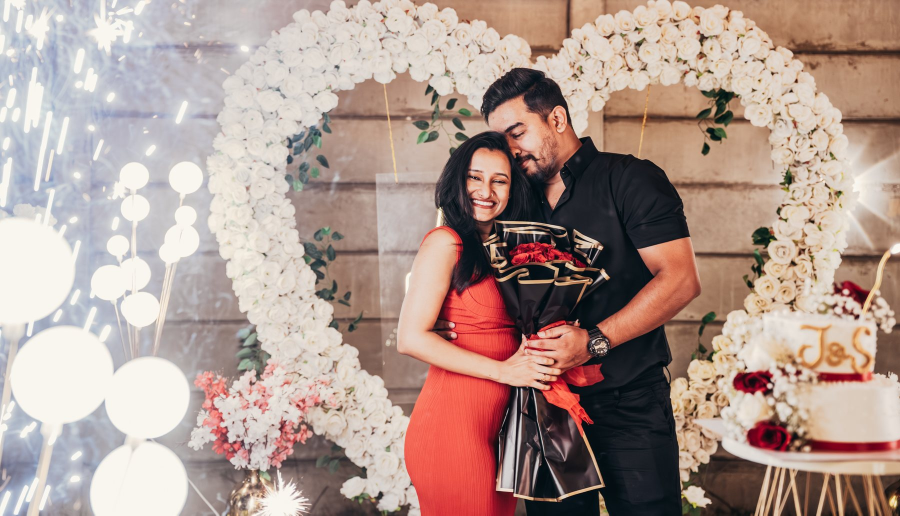
#> input picture assets/source/bouquet.jpg, 1800 x 1031 px, found by its file name (shown at 1/2 size)
$ python grade.py
#> lines starting #> are read from the running program, lines starting #| are printed output that depends on the picture
#!/usr/bin/env python3
"""
Chungking Express grade for the wedding invitation stills.

Wong Kar-wai's look is not a filter, it is a lighting decision: one warm
practical source against one cool ambient, with everything between them
crushed. We reproduce that with a split-tone (teal shadows / tungsten
highlights), a bright-pass bloom so the sparklers and string lights halate
the way they do on film stock, fine grain, and a vignette that keeps the
frame's corners in the dark.

The black-and-white proposal frames get a tritone instead — night, jade,
tungsten — so the neon sign reads amber rather than grey.

Usage:  python3 tools/grade.py
Inputs: assets/source/*.jpg   Outputs: assets/ce/*.webp
"""

import numpy as np
from PIL import Image, ImageOps, ImageFilter, ImageChops, ImageDraw, ImageEnhance

# ── palette (matches docs/chungking-express-design-plan.md §3) ──────────
NIGHT_TINT = (8, 13, 15)
JADE_TINT = (34, 68, 62)
CREAM_TINT = (255, 233, 185)


def _lut(fn):
    return [max(0, min(255, int(fn(i)))) for i in range(256)]


def expose(im, stops=0.88):
    """Pull the frame down before grading — WKW frames sit dark."""
    return im.point(_lut(lambda x: x * stops) * 3)


def split_tone(im, shadow_teal=38.0, highlight_warm=24.0, cool_high=36.0):
    """Teal into the shadows, tungsten into the highlights."""
    r, g, b = im.split()
    r = r.point(_lut(lambda x: x + highlight_warm * (x / 255) ** 2))
    g = g.point(_lut(lambda x: x + shadow_teal * 0.55 * (1 - x / 255) ** 2))
    b = b.point(_lut(lambda x: x + shadow_teal * (1 - x / 255) ** 2
                              - cool_high * (x / 255) ** 2.2))
    return Image.merge("RGB", (r, g, b))


def s_curve(im, amount=0.52):
    """Filmic contrast — lifts the separation without clipping the reds."""
    def f(x):
        t = x / 255.0
        return 255 * (t + amount * (t * t * (3 - 2 * t) - t))
    lut = _lut(f)
    return im.point(lut * 3)


def cool_ambient(im, center=46.0, width=30.0, desat=0.52, cool=10.0):
    """
    Wong Kar-wai never lets the ambient compete with the practical light.
    Here the warm room — the timber wall, the amber spill — is pulled toward
    neutral so the one saturated thing left in frame is the red. Skin and the
    dress sit below the band and are untouched.
    """
    hsv = np.asarray(im.convert("HSV"), dtype=np.float32)
    h = hsv[..., 0] * (360.0 / 255.0)
    band = np.exp(-((h - center) ** 2) / (2 * width ** 2))
    hsv[..., 1] *= (1.0 - desat * band)
    out = Image.fromarray(hsv.astype(np.uint8), "HSV").convert("RGB")

    rgb = np.asarray(out, dtype=np.float32)
    rgb[..., 2] = np.clip(rgb[..., 2] + cool * band, 0, 255)
    rgb[..., 0] = np.clip(rgb[..., 0] - cool * 0.6 * band, 0, 255)
    return Image.fromarray(rgb.astype(np.uint8), "RGB")


def bloom(im, threshold=204, radius=30, strength=0.40):
    """Bright-pass halation. This is what sells the sparklers."""
    bright = im.point(_lut(lambda x: 0 if x < threshold
                           else (x - threshold) * (255 / (255 - threshold))) * 3)
    bright = bright.filter(ImageFilter.GaussianBlur(radius))
    bright = bright.point(_lut(lambda x: x * strength) * 3)
    return ImageChops.screen(im, bright)


def grain(im, sigma=7.0, opacity=0.42):
    noise = Image.effect_noise(im.size, sigma).convert("RGB")
    return Image.blend(im, ImageChops.overlay(im, noise), opacity)


def vignette(im, strength=0.56):
    w, h = im.size
    mask = Image.new("L", (w, h), 0)
    d = ImageDraw.Draw(mask)
    inset_x, inset_y = int(w * 0.10), int(h * 0.06)
    d.ellipse([-inset_x, -inset_y, w + inset_x, h + inset_y], fill=255)
    mask = mask.filter(ImageFilter.GaussianBlur(min(w, h) * 0.16))
    dark = im.point(_lut(lambda x: x * (1 - strength)) * 3)
    return Image.composite(im, dark, mask)


def tritone(gray, black=NIGHT_TINT, mid=JADE_TINT, white=CREAM_TINT, pivot=88):
    """Map a monochrome frame onto night → jade → tungsten."""
    def channel(i):
        lo, md, hi = black[i], mid[i], white[i]
        def f(x):
            if x <= pivot:
                return lo + (md - lo) * (x / pivot)
            return md + (hi - md) * ((x - pivot) / (255 - pivot))
        return _lut(f)
    r, g, b = (gray.point(channel(i)) for i in range(3))
    return Image.merge("RGB", (r, g, b))


def step_print(im, layers=((26, 0.15), (15, 0.28), (7, 0.50)), keep=0.40):
    """
    Wong Kar-wai's step-printing: the frame smears, one thing stays sharp.
    Offset copies are blurred and screened back in, then masked away from
    the centre so the couple holds while the room around them drags.
    """
    w, h = im.size
    smear = im.copy()
    for dx, alpha in layers:
        ghost = ImageChops.offset(im, dx, 0).filter(ImageFilter.GaussianBlur(dx / 3.2))
        smear = Image.blend(smear, ghost, alpha)

    mask = Image.new("L", (w, h), 255)
    d = ImageDraw.Draw(mask)
    rx, ry = int(w * keep), int(h * keep * 1.35)
    d.ellipse([w // 2 - rx, h // 2 - ry, w // 2 + rx, h // 2 + ry], fill=0)
    mask = mask.filter(ImageFilter.GaussianBlur(min(w, h) * 0.10))
    return Image.composite(smear, im, mask)


def fit(im, width, box=None):
    if box:
        im = im.crop(box)
    width = min(width, im.width)
    ratio = width / im.width
    return im.resize((width, max(1, int(im.height * ratio))), Image.LANCZOS)


def save(im, path, quality=78):
    im.save(path, "WEBP", quality=quality, method=6)
    import os
    print(f"  {path:34s} {im.width}x{im.height}  {os.path.getsize(path)/1024:6.1f} KB")


def main():
    print("colour frame — the bouquet")
    src = Image.open("assets/source/bouquet.jpg").convert("RGB")
#> src is the input picture: PIL image 1800x1031 RGB; mean R, G, B 176, 153.3, 144.9
    g = cool_ambient(split_tone(s_curve(expose(src))))
#> in expose, `return im.point(_lut(lambda x: x * stops) * 3)`:
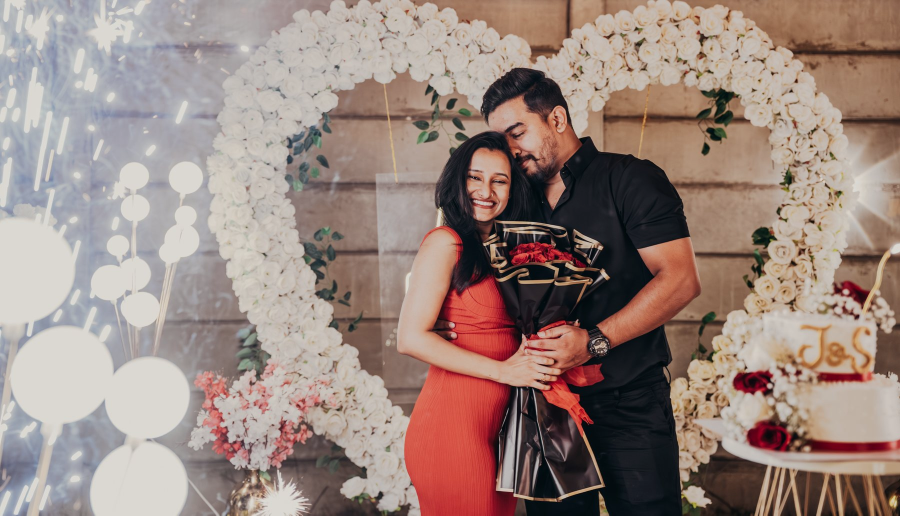
#> returned value: PIL image 1800x1031 RGB (shown at 1/2 size); mean R, G, B 154.4, 134.5, 127
#> in f, `t = x / 255.0`: t = 0
#> in s_curve, `lut = _lut(f)`: lut = 256 values from 0 to 255
    g = ImageEnhance.Color(g).enhance(1.38)      # the red dress is the subject
#> g: PIL image 1800x1031 RGB
    g = vignette(grain(bloom(g)))
#> in grain, `noise = Image.effect_noise(im.size, sigma).convert("RGB")`:
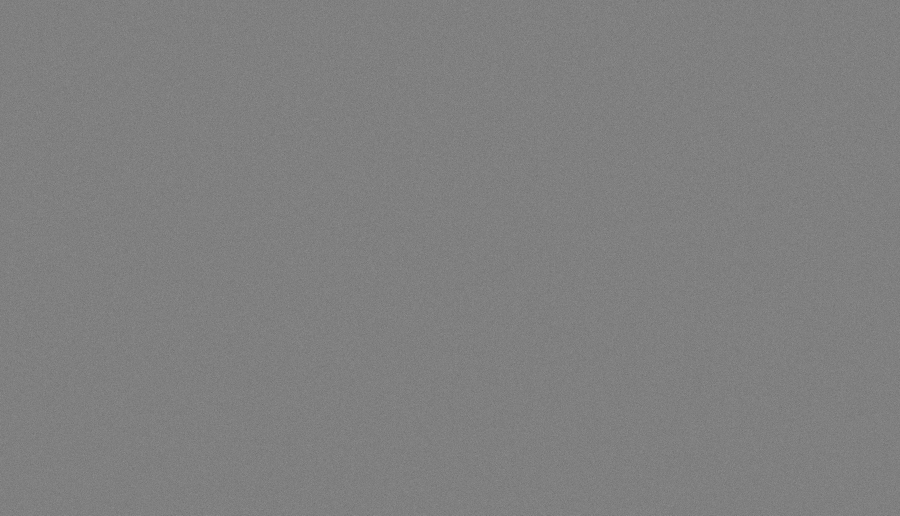
#> noise: PIL image 1800x1031 RGB (shown at 1/2 size); min 90, max 160, mean 127.5
#> in vignette, `w, h = im.size`: w = 1800; h = 1031
#> in vignette, `mask = Image.new("L", (w, h), 0)`: mask: PIL image 1800x1031 L; every value is 0
#> in vignette, `inset_x, inset_y = int(w * 0.10), int(h * 0.06)`: inset_x = 180; inset_y = 61
    save(fit(g, 1500), "assets/ce/bouquet.webp")
#|   assets/ce/bouquet.webp             1500x859   101.8 KB
    save(fit(step_print(g), 1500), "assets/ce/bouquet-smear.webp")
#> after the loop in step_print, `for dx, alpha in layers:`:
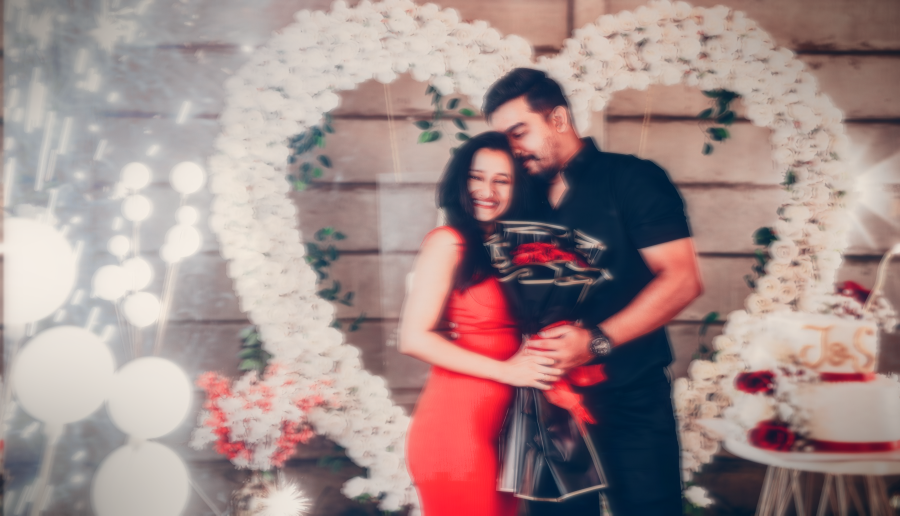
#> smear: PIL image 1800x1031 RGB (shown at 1/2 size); mean R, G, B 162.7, 140.5, 139.2
#> in step_print, `mask = Image.new("L", (w, h), 255)`: mask: PIL image 1800x1031 L; every value is 255
#> in step_print, `mask = mask.filter(ImageFilter.GaussianBlur(min(w, h) * 0.10))`:
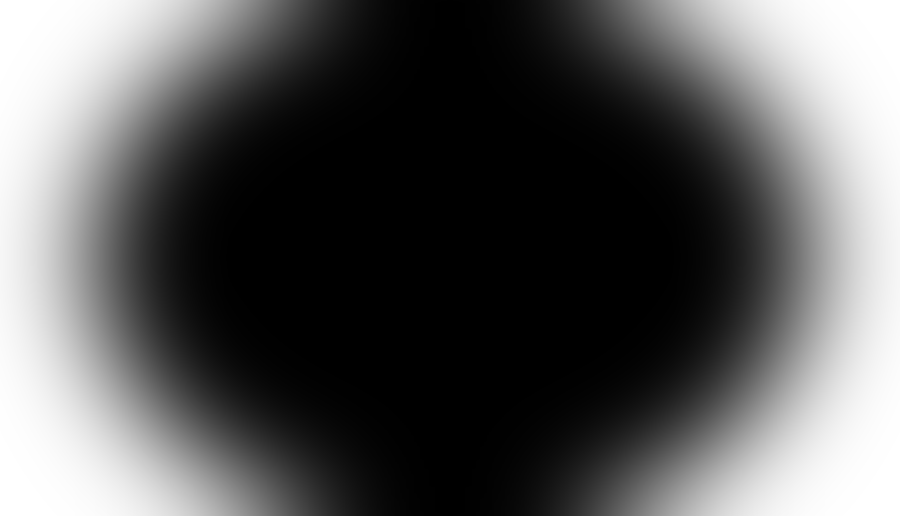
#> mask: PIL image 1800x1031 L (shown at 1/2 size); min 0, max 255, mean 88.3
#|   assets/ce/bouquet-smear.webp       1500x859    88.3 KB

    print("night frames — the proposal")
    for name, keep_box in (("proposal", None), ("heart", None)):
        s = Image.open(f"assets/source/{name}.jpg").convert("L")
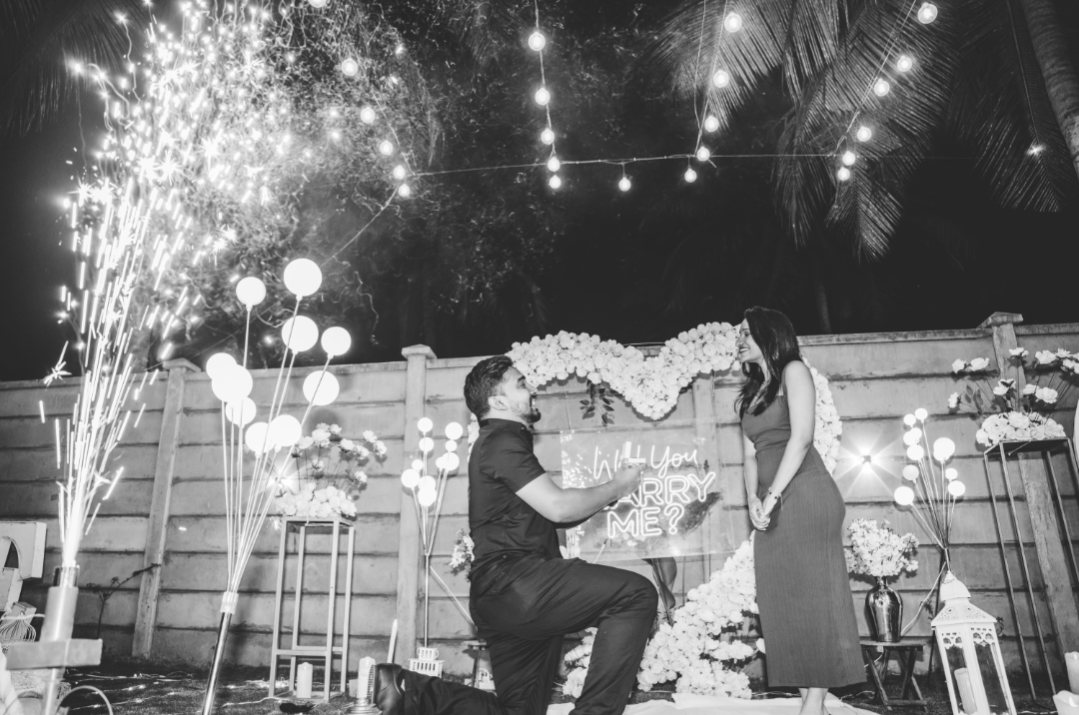
#> input picture assets/source/proposal.jpg, 1079 x 715 px, found by its file name
        s = ImageOps.autocontrast(s, cutoff=(0.4, 0.6))
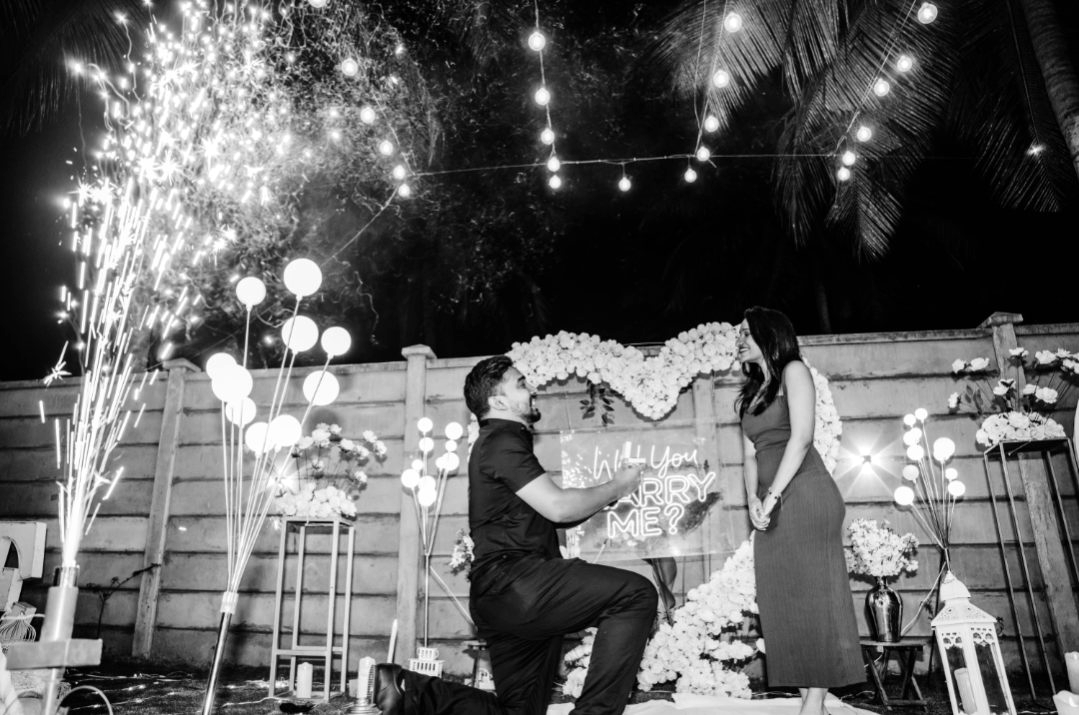
#> s: PIL image 1079x715 L; min 0, max 255, mean 99.3
        t = s_curve(tritone(s), amount=0.34)
#> in tritone, `return Image.merge("RGB", (r, g, b))`:
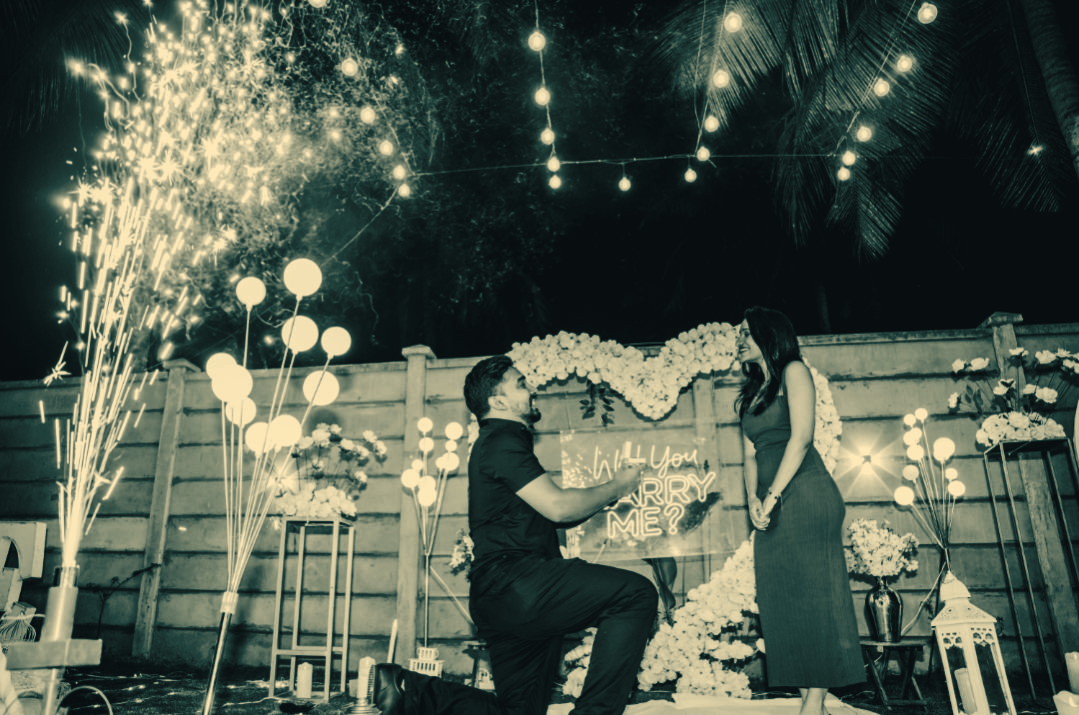
#> returned value: PIL image 1079x715 RGB; mean R, G, B 79, 89.5, 75.9
        t = ImageEnhance.Color(t).enhance(1.10)
        t = vignette(grain(bloom(t, threshold=190, radius=34, strength=0.58),
                           opacity=0.44), strength=0.62)
        save(fit(t, 1500), f"assets/ce/{name}.webp")
#|   assets/ce/proposal.webp            1079x715    88.0 KB


if __name__ == "__main__":
    main()
